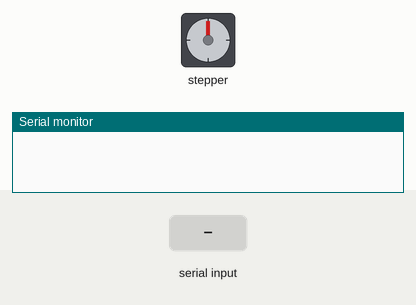
Simulated run of this sketch. Board: ESP32. Shown: stepper motor, the last lines printed to the serial monitor. Wiring (inferred from the names in the program): stepper motor driver (200 steps per turn assumed): step GPIO 19; direction GPIO 18. The test bench sets the inputs (shaded band).

Above: at 1.2 s.
1.3 s: "L90\n" received over Serial
At 1.45 s:
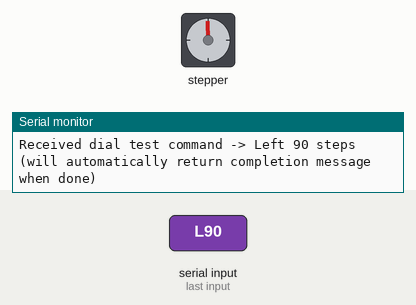
At 2.05 s:
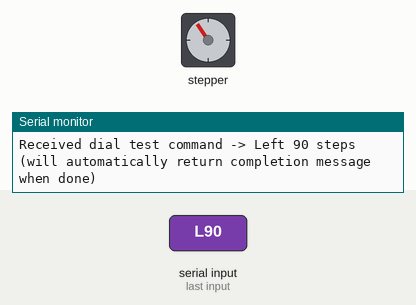
4.3 s: "speed3:\n" received over Serial
7.3 s: "stop\n" received over Serial
8.8 s: "R90\n" received over Serial
At 8.95 s:
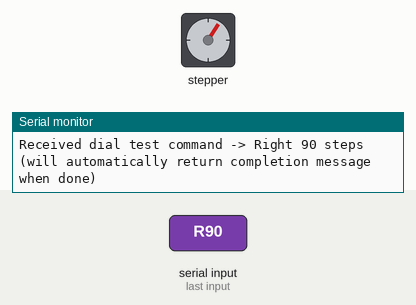
Timing chart, 0 to 12.8 s (numbered marks = the images above; inputs shaded):
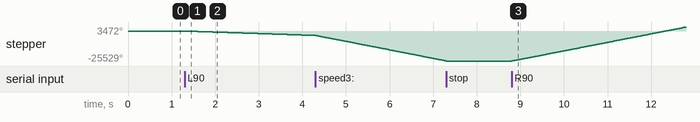

The sketch:

mnp_transport_esp32.ino
```cpp
/***** Pin definitions *****/
#define DIRPIN_3 18    // 3
#define STEPPIN_3 19   // 3

/***** Motor state variables *****/
int motorSpeed3 = 1200; // 500demo
bool motorRunning3 = false;
bool motorDirection3 = true;  // true: , false:

long pulseCount = 0;
long targetPulseCount = 0;


volatile bool motorFinished = false;


void IRAM_ATTR countPulse() {
  if (motorRunning3) {
    pulseCount++;

    if (pulseCount >= targetPulseCount && targetPulseCount > 0) {
      motorRunning3 = false;
      motorFinished = true;
    }
  }
}

void setup() {
  Serial.begin(115200);

  pinMode(DIRPIN_3, OUTPUT);
  pinMode(STEPPIN_3, OUTPUT);

  attachInterrupt(digitalPinToInterrupt(STEPPIN_3), countPulse, RISING);
}

void loop() {

  if (Serial.available() > 0) {
    String command = Serial.readStringUntil('\n');
    command.trim();

    // 1.
    if (command == "stop") {
      motorRunning3 = false;
      Serial.println(">>> Forced brake!");
    }
    // 2.
    else if (command.startsWith("speed3:")) {
      motorSpeed3 = command.substring(7).toInt();
      Serial.print("Current speed (pulse interval) changed to: ");
      Serial.println(motorSpeed3);
    }
    // 3.  L  R
    else if (command.length() > 1) {
      char dirChar = command.charAt(0);
      long steps = command.substring(1).toInt();

      if ((dirChar == 'L' || dirChar == 'l' || dirChar == 'R' || dirChar == 'r') && steps > 0) {
        motorDirection3 = (dirChar == 'R' || dirChar == 'r');
        targetPulseCount = steps;
        pulseCount = 0;
        motorRunning3 = true;

        Serial.print("Received dial test command -> ");
        Serial.print(motorDirection3 ? "Right " : "Left ");
        Serial.print(steps);

        Serial.println(" steps (will automatically return completion message when done)");
      }
    }
  }


  if (motorRunning3) {
    RunMotor3();
  }


  if (motorFinished) {
    motorFinished = false;
    Serial.println(">>> Movement completed!");
  }
}

/*************************************************************/
/* Send pulse signal (keeping original absolute stable logic) */
/*************************************************************/
void RunMotor3() {
  digitalWrite(DIRPIN_3, motorDirection3 ? HIGH : LOW);
  static unsigned long lastPulseTime = 0;
  if (micros() - lastPulseTime >= motorSpeed3) {
    digitalWrite(STEPPIN_3, HIGH);
    delayMicroseconds(100);
    digitalWrite(STEPPIN_3, LOW);
    lastPulseTime = micros();
  }
}
```

Measured:
- after the input at 1.3 s, stepper: keeps turning counter-clockwise at about 1254°/s, starting at once
- after the input at 8.8 s, stepper: keeps turning clockwise at about 7258°/s, starting at once
